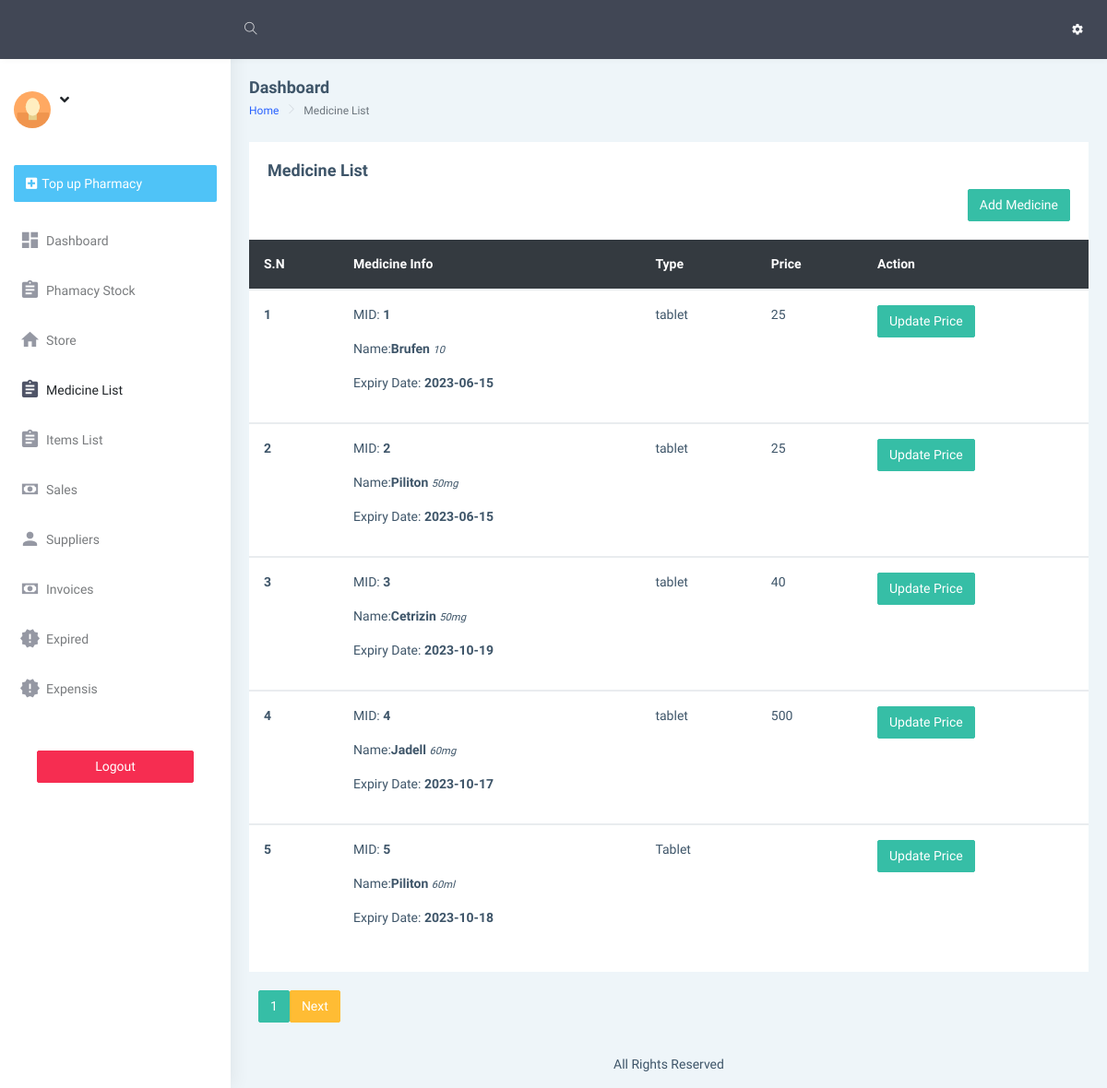
The page /dashboard/medicine_list.php on the database as committed earlier.
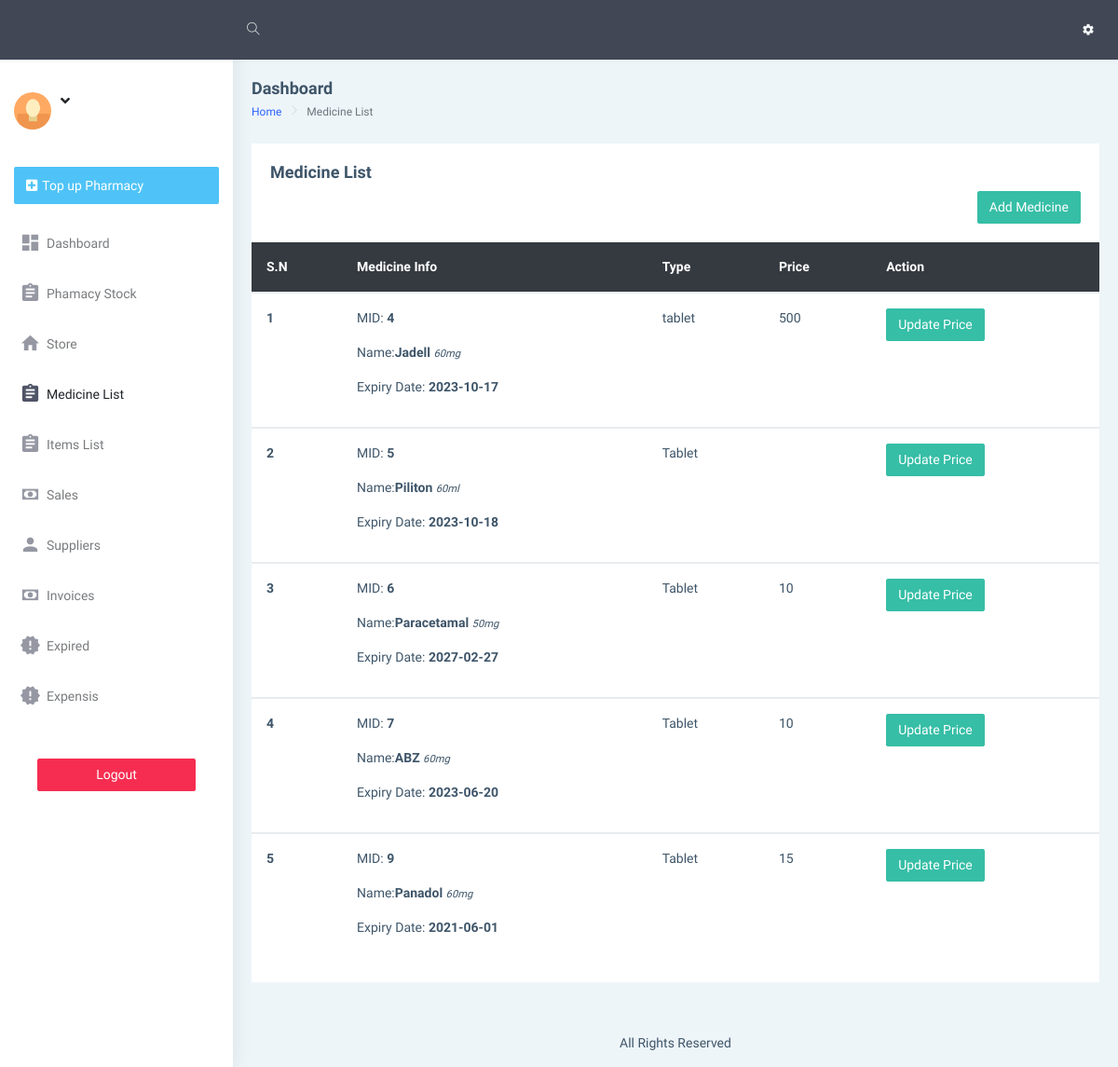
The same page on the database as committed later.
### tables this page shows
CREATE TABLE `store` (
  `id` int(10) NOT NULL,
  `medicine_name` varchar(255) NOT NULL,
  `date_received` date NOT NULL,
  `Qty` varchar(255) NOT NULL DEFAULT '0',
  `expiry_date` date NOT NULL DEFAULT current_timestamp(),
  `amount` varchar(255) NOT NULL,
  `stock_out` varchar(255) NOT NULL DEFAULT '0',
  `price` varchar(255) NOT NULL DEFAULT '0',
  `capacity` varchar(255) NOT NULL,
  `type` varchar(255) NOT NULL,
  `dosage_sold` varchar(255) NOT NULL,
  `dosage` varchar(255) NOT NULL,
  `price_dosage` varchar(255) NOT NULL DEFAULT '0',
  `app` varchar(255) NOT NULL,
  `half_dosage_price` int(11) NOT NULL,
  `confirm` varchar(10) NOT NULL DEFAULT '0'
);

### dashboard/medicine_list.php (the view, shortened to what the changed rows need)
<!DOCTYPE html>
<html dir="ltr" lang="en">
<head>
    <link href="assets/libs/chartist/dist/chartist.min.css" rel="stylesheet">
    <link href="dist/css/style.min.css" rel="stylesheet">
</head>
<body>
    <div id="main-wrapper" data-layout="vertical" data-navbarbg="skin5" data-sidebartype="full"
        data-sidebar-position="absolute" data-header-position="absolute" data-boxed-layout="full">
        <div class="page-wrapper">
            <div class="container-fluid">
                <div class="row">
                    <div class="col-12">
                        <div class="card">
                            <div class="table-responsive">
                                <table class="table v-middle " id="table-data">
                                    <thead>
                                        <tr class="bg-dark text-white">
                                            <th class="border-top-0">S.N</th>
                                            <th class="border-top-0">Medicine Info</th>
											<th class="border-top-0"> Type </th>
											<th class="border-top-0"> Price </th>
											<th class="border-top-0"> Action </th>
                                        </tr>
                                    </thead>
																<?php
														require "includes/conn.php";
														if(isset($_GET['page']))
																		{
																			$page = $_GET['page'];
																		}
																		else
																		{
																			$page = 1;
																		}
																		$num_per_page = 05;
																		$start_from = ($page-1)*05;
																	  $sql ="SELECT * FROM store limit $start_from,$num_per_page";
								$res = mysqli_query($conn,$sql);
								if ($res == TRUE) {
									$count = mysqli_num_rows($res);
									$sn=1;
									if($count > 0){
										while ($rows=mysqli_fetch_assoc($res)) {
											$id=$rows['id'];
											$medicine_name=$rows['medicine_name'];
											$type=$rows['type'];
											$capacity=$rows['capacity'];
											$price=$rows['price'];
											$expiry_date= $rows['expiry_date'];
                                            $dosage_sold=$rows['dosage_sold'];
									   ?>
																<tbody id="output">
																	<tr>
																		<th scope="row"><?php echo $sn++;?></th>
																		<td>
																		<p> MID: <b><?php echo "$id";?></b></p>
																		<p> Name:<b><?php echo "$medicine_name";?></b>
																			<small class="text-transform:superscript;"><i><?php echo "$capacity";?></i> </small>
																		</p>
																		<p> Expiry Date: <b><?php echo "$expiry_date";?></b></p>
																		</td>
																		<td><?php echo "$type";?></td>
																		<td><?php echo "$price";?></td>
																		<td>
                                                                             <a  href="manage_receiving.php?id=<?php echo "$id"?> && dosage_sold=<?php echo "$dosage_sold"?>" class="btn btn-success" type="button">Update Price</a>
                                                                        </td>
																	</tr>
																</tbody>
																 <?php
										}
									}
								}
							?>
                                </table>
                            </div>
                        </div>
                    </div>
                </div>
				<div class="col-md-6 md-3">
										<?php
									$pr_query = "select * from store";
									$pr_result = mysqli_query($conn, $pr_query);
									$total_record = mysqli_num_rows($pr_result);
									$total_page = ceil($total_record/$num_per_page);
                for($i=1;$i<$total_page;$i++)
                {
                    echo "<a href='medicine_list.php?page=".$i."' class='btn btn-success'>$i</a>";
                }
                if($i>$page)
                {
                    echo "<a href='medicine_list.php?page=".($page+1)."' class='btn btn-warning'>Next</a>";
                }
								?>
								</div>
            </div>
        </div>
    </div>
</body>
</html>

Rows that differ between the two databases and show on the page:
removed store: id "1", medicine_name "Brufen", capacity "10", expiry_date "2023-06-15", type "tablet", price "25"
removed store: id "2", medicine_name "Piliton", capacity "50mg", expiry_date "2023-06-15", type "tablet", price "25"
removed store: id "3", medicine_name "Cetrizin", capacity "50mg", expiry_date "2023-10-19", type "tablet", price "40"
now on this page (row unchanged): store: id "6", medicine_name "Paracetamal", capacity "50mg", expiry_date "2027-02-27", type "Tablet", price "10"
now on this page (row unchanged): store: id "7", medicine_name "ABZ", capacity "60mg", expiry_date "2023-06-20", type "Tablet", price "10"
now on this page (row edited): store: id "9", medicine_name "Panadol", capacity "60mg", expiry_date "2021-06-01", type "Tablet", price "15"
Other text that changed with them:
list line gone: "1"
text no longer shown: "Next"
